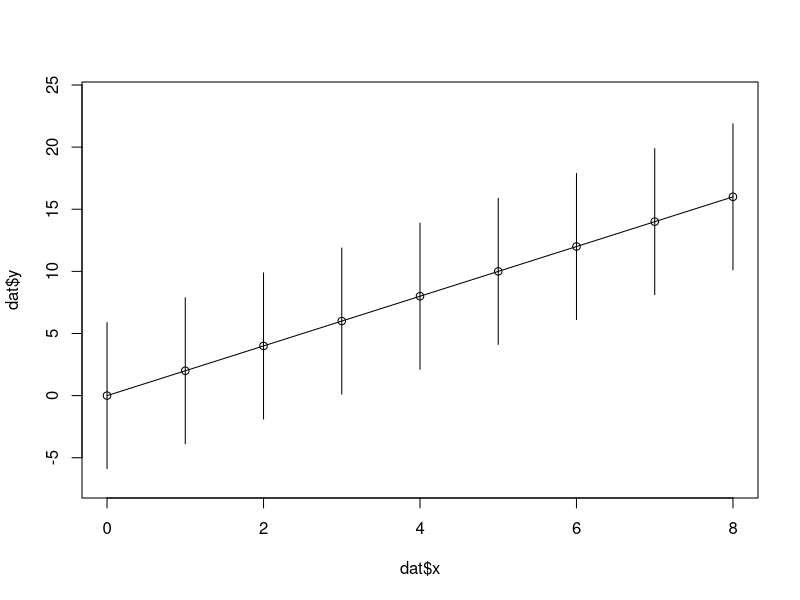
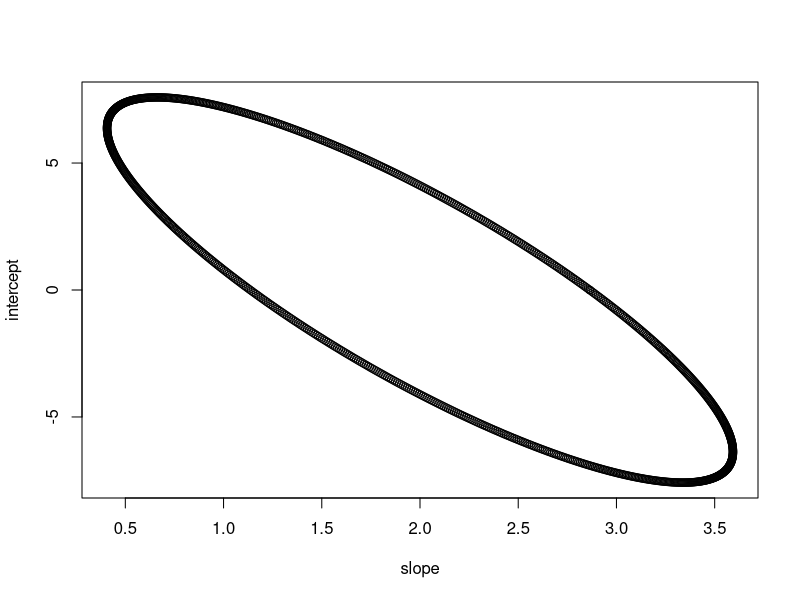
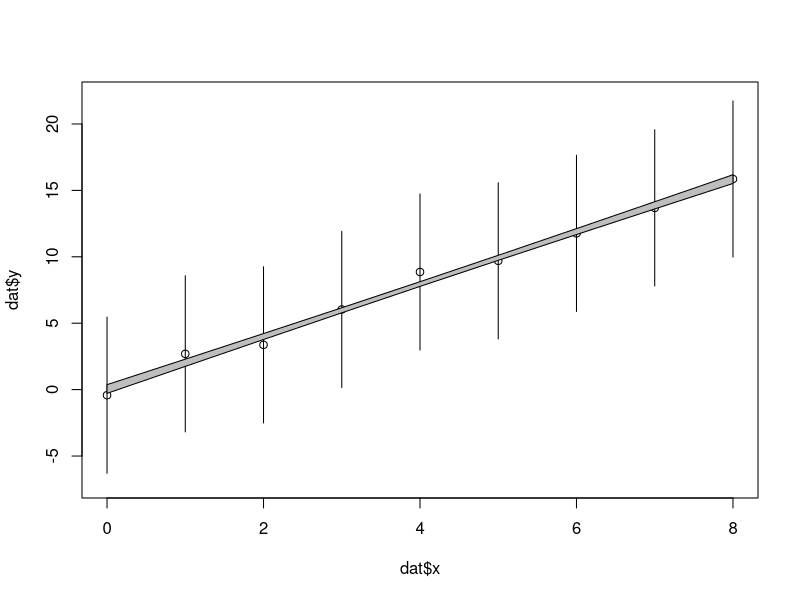
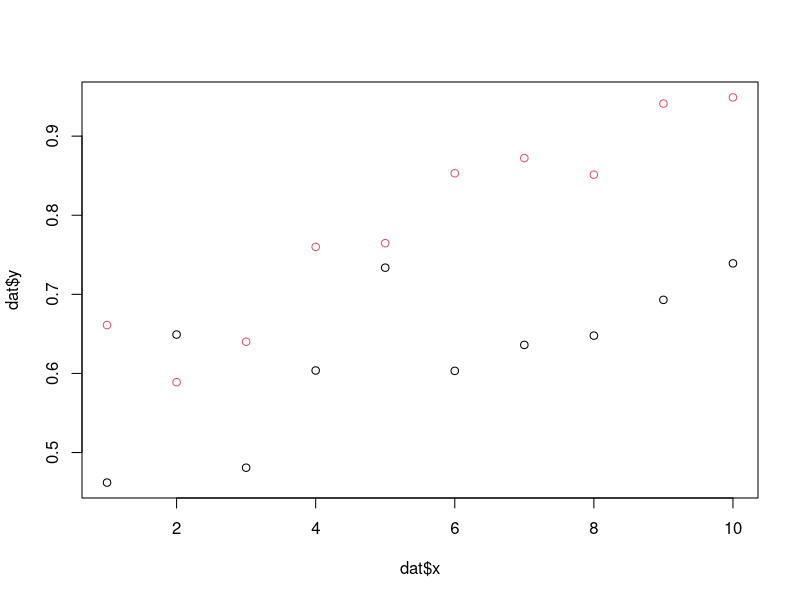
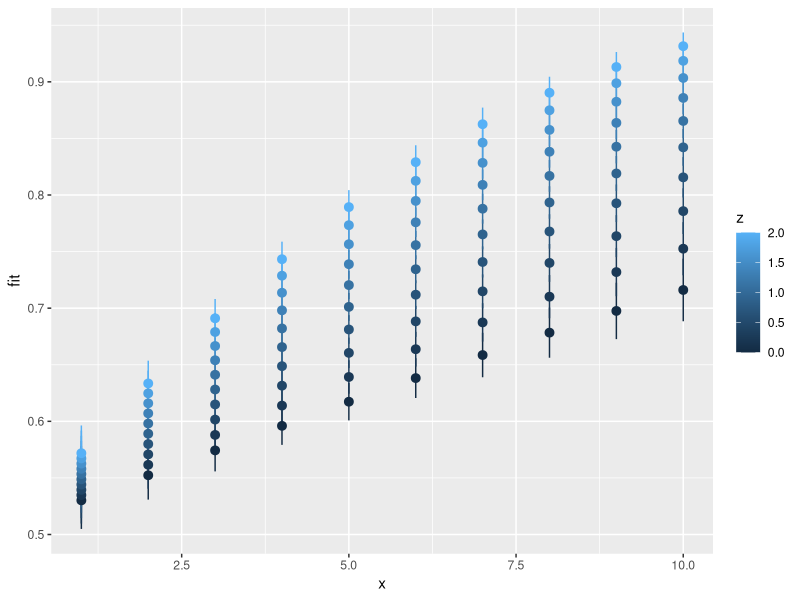
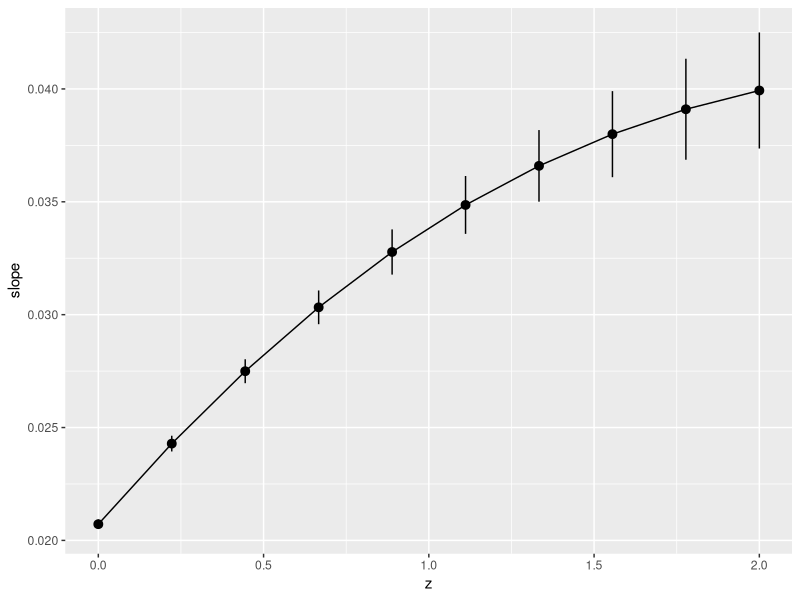

Recreate these plots in R, in order. (Note: this script raises an error after producing the figures.)
#Reproducible example of trying to calculate slope SE from a beta regression



########################
# Functions

library(glmmTMB)
library(ggplot2)
library(data.table)
library(lavaan) # for the SEM trial

# generate ellipse coefficients for the CI on the linear regression coefs, given a dataset
# assumes dat has x in col 1, y in col 2, and SE of y in col 3
# use the mean SE for now
# alpha is the alpha level for the CI
# adapted from https://stats.stackexchange.com/questions/70629/calculate-uncertainty-of-linear-regression-slope-based-on-data-uncertainty
# return coefs are for an allipse where x is the slope and y is the intercept
ellipse.coefs <- function(dat, alpha = 0.05){
    a <- sum(dat[,1]^2)
    b <- nrow(dat)
    c <- 2*sum(dat[,1])
    d <- -2*sum(dat[,1]*dat[,2])
    e <- -2*sum(dat[,2])
    sigma <- mean(dat[,3])
    f <- sum(dat[,2]^2) - qchisq(alpha, nrow(dat), lower.tail = FALSE) * sigma^2
    out <- list(a=a,b=b,c=c,d=d,e=e,f=f)
}

# make ellipse points from coefficients
# https://stackoverflow.com/questions/41820683/how-to-plot-ellipse-given-a-general-equation-in-r
# a*x^2 + b*y^2 + c*x*y + d*x + e*y + f = 0
# in our application, x is the linear regression slope and y is the intercept
get.ellipse <- function (a, b, c, d, e, f, n.points = 1000) {
    ## solve for centre
    A <- matrix(c(a, c / 2, c / 2, b), 2L)
    B <- c(-d / 2, -e / 2)
    mu <- solve(A, B)
    ## generate points on circle
    r <- sqrt(a * mu[1] ^ 2 + b * mu[2] ^ 2 + c * mu[1] * mu[2] - f)
    theta <- seq(0, 2 * pi, length = n.points)
    v <- rbind(r * cos(theta), r * sin(theta))
    ## transform for points on ellipse
    z <- backsolve(chol(A), v) + mu
    return(list(x = z[1,], y = z[2,]))
}

##################################################################################
## Example of trying to calculate a slope while considering SE in the response
# (not beta)
dat <- data.frame(x = 0:8, y = seq(0,16, length.out=9), y.se = 3)

mod <- lm(y ~ x, dat) # naive model, not considering error in y
summary(mod)
preds <- predict(mod, se.fit = TRUE)

plot(dat$x, dat$y, ylim=c(-7,24))
arrows(dat$x, dat$y-1.96*dat$y.se, dat$x, dat$y+1.96*dat$y.se, length=0)
polygon(c(dat$x, rev(dat$x)), c(preds$fit+preds$se.fit, rev(preds$fit-preds$se.fit)))

coefs <- ellipse.coefs(dat, alpha = 0.05)
xy <- get.ellipse(coefs$a, coefs$b, coefs$c, coefs$d, coefs$e, coefs$f)
plot(xy, xlab='slope', ylab='intercept') #
range(xy$x) # the 95% CI for the slope



####################################################
## An example with some error

# the data
set.seed(5)
dat <- data.frame(x = 0:8, y = seq(0,16, length.out=9)+rnorm(9, 0, 0.5), y.se = 3)

# fit a naive model, not considering error in y
mod <- lm(y ~ x, dat)
summary(mod)
preds <- predict(mod, se.fit = TRUE)

plot(dat$x, dat$y, ylim=c(-7,22))
arrows(dat$x, dat$y-1.96*dat$y.se, dat$x, dat$y+1.96*dat$y.se, length=0)

# plot the confidence interval on the linear regression
polygon(c(dat$x, rev(dat$x)), c(preds$fit+preds$se.fit, rev(preds$fit-preds$se.fit)), col = 'grey')

# get 95% CI for the slope parameter, assuming points fit a linear regression perfectly
coefs <- ellipse.coefs(dat, alpha = 0.05)
xy <- get.ellipse(coefs$a, coefs$b, coefs$c, coefs$d, coefs$e, coefs$f)
range(xy$x) # the 95% CI for the slope




######################################
## example of a beta regression

# set up the data. y is constrained 0-1. there is one covariate (z)
set.seed(5)
dat <- data.frame(x = rep(1:10, 2),
                  z = rep(c(0,2), c(10,10)))

dat$y_trans <- 0.1*dat$x + 0.1*dat$z*dat$x + rnorm(nrow(dat), 0, 0.3)
dat$y <- 1/(1+exp(-(dat$y_trans)))
plot(dat$x, dat$y, col =factor(dat$z))

# fit a beta regression where a affects the slope
mod <- glmmTMB(y ~ x + z:x, data = dat, family = beta_family(link='logit'))
summary(mod)

# predict from the model with SEs on the points
newdat <- data.table(expand.grid(z = seq(0,2, length.out=10), x = seq(1, 10, length.out=10)))
preds <- predict(mod, newdata = newdat, se.fit = TRUE, re.form = NA, allow.new.levels=TRUE, type = 'response')
newdat$fit <- preds$fit
newdat$fit.se <- preds$se.fit

ggplot(newdat, aes(x, fit, color = z, group = z)) +
    geom_point() +
    geom_pointrange(aes(ymin=fit-fit.se, ymax=fit+fit.se))

# calculate slopes for each level of z
# including SE from the amount that points don't fit a straight line
slopes <- newdat[, .(slope = coef(lm(fit ~ x))[2], slope.se = sqrt(diag(vcov(lm(fit ~ x))))[2]), by = z]

ggplot(slopes, aes(z, slope)) +
    geom_line() +
    geom_pointrange(aes(ymin=slope-slope.se, ymax=slope+slope.se))

slopes$slope.se # SE is up to  0.0025


# 95% CI of the slope from SE on the individual points (assuming they fit perfectly)
coefs <- newdat[, ellipse.coefs(cbind(x, fit, fit.se), alpha = 0.05), by = z]
xy <- coefs[, get.ellipse(a, b, c, d, e, f), by = z]
xy[, .(ellipseCI = diff(range(x))/1.96/2), by = z] # the SE for the slope, converted from the 95% CI


# compare the ellipse CI and the lm CI
# ellipse CI is much higher when the points fit a line well, but about equivalent otherwise
slopeSEsum <- merge(slopes[, .(z,slope, slope.se)], xy[, .(ellipseSE = diff(range(x))/1.96), by = z])
slopeSEsum[, LMELslope.se := sqrt(slope.se^2 + ellipseSE^2)]


# now try an SEM (one level of z)
se <- newdat[z ==2, mean(fit.se)]
code = paste0('fithat ~ x\nfithat =~ 1*fit\nfit ~~ ', se, '*fit')
mod <- lavaan(code, newdat[z ==2, ])
summary(mod) # SE is much higher than ellipse CI or lm CI!

# now try an SEM (one level of z)
mods <- newdat[, .(mod = list(lavaan(paste0('fithat ~ x\nfithat =~ 1*fi t\nfit ~~ ', mean(fit.se), '*fit'), data.frame(fit, x)))), by = z] # separate for each level of z
 
# compare slope and SEs between LM, ellipse, LM+ellipse, and SEM (latent variable)
slopeSEsum = merge(slopeSEsum, mods[, parameterEstimates(mod[[1]]), by = z][lhs == 'fithat' & op == '~' & rhs == 'x', .(z, SEMslope = est, SEMslope.se = se)])
slopeSEsum
